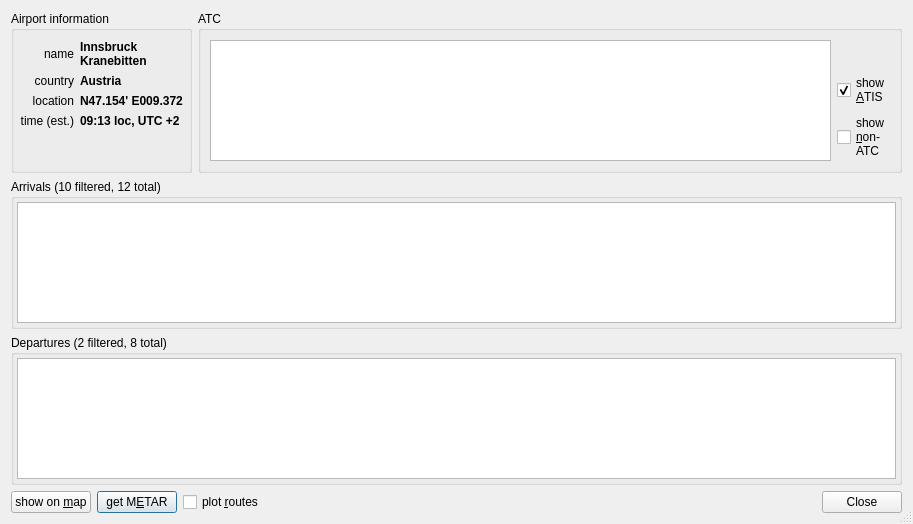
<?xml version="1.0" encoding="UTF-8"?>
<ui version="4.0">
 <class>AirportDetails</class>
 <widget class="QDialog" name="AirportDetails">
  <property name="geometry">
   <rect>
    <x>0</x>
    <y>0</y>
    <width>913</width>
    <height>524</height>
   </rect>
  </property>
  <property name="windowTitle">
   <string>Dialog</string>
  </property>
  <property name="windowIcon">
   <iconset resource="Resources.qrc">
    <normaloff>:/icons/qutescoop.png</normaloff>:/icons/qutescoop.png</iconset>
  </property>
  <property name="sizeGripEnabled">
   <bool>true</bool>
  </property>
  <layout class="QVBoxLayout" name="_2">
   <item>
    <layout class="QHBoxLayout" name="horizontalLayout">
     <item>
      <widget class="QGroupBox" name="groupBox_4">
       <property name="title">
        <string>Airport information</string>
       </property>
       <property name="alignment">
        <set>Qt::AlignLeading|Qt::AlignLeft|Qt::AlignTop</set>
       </property>
       <layout class="QGridLayout">
        <property name="leftMargin">
         <number>6</number>
        </property>
        <property name="rightMargin">
         <number>6</number>
        </property>
        <item row="0" column="0">
         <widget class="QLabel" name="label_4">
          <property name="autoFillBackground">
           <bool>false</bool>
          </property>
          <property name="text">
           <string>name</string>
          </property>
          <property name="alignment">
           <set>Qt::AlignRight|Qt::AlignTrailing|Qt::AlignVCenter</set>
          </property>
         </widget>
        </item>
        <item row="0" column="1">
         <widget class="QLabel" name="lblName">
          <property name="font">
           <font>
            <weight>75</weight>
            <bold>true</bold>
           </font>
          </property>
          <property name="text">
           <string>Innsbruck
Kranebitten</string>
          </property>
         </widget>
        </item>
        <item row="1" column="0">
         <widget class="QLabel" name="label_5">
          <property name="text">
           <string>country</string>
          </property>
          <property name="alignment">
           <set>Qt::AlignRight|Qt::AlignTrailing|Qt::AlignVCenter</set>
          </property>
         </widget>
        </item>
        <item row="1" column="1">
         <widget class="QLabel" name="lblCountry">
          <property name="font">
           <font>
            <weight>75</weight>
            <bold>true</bold>
           </font>
          </property>
          <property name="text">
           <string>Austria</string>
          </property>
         </widget>
        </item>
        <item row="2" column="0">
         <widget class="QLabel" name="label_2">
          <property name="text">
           <string>location</string>
          </property>
          <property name="alignment">
           <set>Qt::AlignRight|Qt::AlignTrailing|Qt::AlignVCenter</set>
          </property>
         </widget>
        </item>
        <item row="2" column="1">
         <widget class="QLabel" name="lblLocation">
          <property name="font">
           <font>
            <weight>75</weight>
            <bold>true</bold>
           </font>
          </property>
          <property name="text">
           <string>N47.154' E009.372</string>
          </property>
         </widget>
        </item>
        <item row="3" column="0">
         <widget class="QLabel" name="label_6">
          <property name="toolTip">
           <string>local time simply estimated by longitude</string>
          </property>
          <property name="text">
           <string>time (est.)</string>
          </property>
          <property name="alignment">
           <set>Qt::AlignRight|Qt::AlignTrailing|Qt::AlignVCenter</set>
          </property>
         </widget>
        </item>
        <item row="3" column="1">
         <widget class="QLabel" name="lblTime">
          <property name="font">
           <font>
            <weight>75</weight>
            <bold>true</bold>
           </font>
          </property>
          <property name="toolTip">
           <string>local time simply estimated by longitude</string>
          </property>
          <property name="text">
           <string>09:13 loc, UTC +2</string>
          </property>
         </widget>
        </item>
        <item row="4" column="0">
         <spacer name="verticalSpacer">
          <property name="orientation">
           <enum>Qt::Vertical</enum>
          </property>
          <property name="sizeHint" stdset="0">
           <size>
            <width>20</width>
            <height>40</height>
           </size>
          </property>
         </spacer>
        </item>
       </layout>
      </widget>
     </item>
     <item>
      <widget class="QGroupBox" name="groupBoxAtc">
       <property name="sizePolicy">
        <sizepolicy hsizetype="Preferred" vsizetype="Maximum">
         <horstretch>0</horstretch>
         <verstretch>0</verstretch>
        </sizepolicy>
       </property>
       <property name="title">
        <string>ATC</string>
       </property>
       <layout class="QGridLayout" name="gridLayoutATC">
        <item row="0" column="0">
         <widget class="QTreeView" name="treeAtc">
          <property name="editTriggers">
           <set>QAbstractItemView::NoEditTriggers</set>
          </property>
          <property name="tabKeyNavigation">
           <bool>true</bool>
          </property>
          <property name="showDropIndicator" stdset="0">
           <bool>false</bool>
          </property>
          <property name="rootIsDecorated">
           <bool>false</bool>
          </property>
          <property name="uniformRowHeights">
           <bool>true</bool>
          </property>
          <property name="itemsExpandable">
           <bool>false</bool>
          </property>
          <property name="sortingEnabled">
           <bool>true</bool>
          </property>
          <property name="allColumnsShowFocus">
           <bool>true</bool>
          </property>
          <property name="expandsOnDoubleClick">
           <bool>false</bool>
          </property>
         </widget>
        </item>
        <item row="0" column="2">
         <layout class="QVBoxLayout" name="verticalLayout">
          <item>
           <spacer name="verticalSpacer_2">
            <property name="orientation">
             <enum>Qt::Vertical</enum>
            </property>
            <property name="sizeHint" stdset="0">
             <size>
              <width>20</width>
              <height>40</height>
             </size>
            </property>
           </spacer>
          </item>
          <item>
           <widget class="QCheckBox" name="cbAtis">
            <property name="toolTip">
             <string>show ATISes in ATC list</string>
            </property>
            <property name="text">
             <string>show
&amp;ATIS</string>
            </property>
            <property name="checked">
             <bool>true</bool>
            </property>
           </widget>
          </item>
          <item>
           <widget class="QCheckBox" name="cbObservers">
            <property name="toolTip">
             <string>show observers in ATC list</string>
            </property>
            <property name="text">
             <string>show 
&amp;non-
ATC</string>
            </property>
           </widget>
          </item>
         </layout>
        </item>
       </layout>
      </widget>
     </item>
    </layout>
   </item>
   <item>
    <widget class="QGroupBox" name="groupBoxArrivals">
     <property name="toolTip">
      <string>numbers reflect the Preferences/Display (airports)/traffic visualization settings</string>
     </property>
     <property name="title">
      <string>Arrivals (10 filtered, 12 total)</string>
     </property>
     <layout class="QVBoxLayout">
      <property name="margin">
       <number>3</number>
      </property>
      <item>
       <widget class="QTreeView" name="treeArrivals">
        <property name="editTriggers">
         <set>QAbstractItemView::NoEditTriggers</set>
        </property>
        <property name="tabKeyNavigation">
         <bool>true</bool>
        </property>
        <property name="showDropIndicator" stdset="0">
         <bool>false</bool>
        </property>
        <property name="rootIsDecorated">
         <bool>false</bool>
        </property>
        <property name="uniformRowHeights">
         <bool>true</bool>
        </property>
        <property name="itemsExpandable">
         <bool>false</bool>
        </property>
        <property name="sortingEnabled">
         <bool>true</bool>
        </property>
        <property name="allColumnsShowFocus">
         <bool>true</bool>
        </property>
        <property name="expandsOnDoubleClick">
         <bool>false</bool>
        </property>
       </widget>
      </item>
     </layout>
    </widget>
   </item>
   <item>
    <widget class="QGroupBox" name="groupBoxDepartures">
     <property name="toolTip">
      <string>numbers reflect the Preferences/Display (airports)/traffic visualization settings</string>
     </property>
     <property name="title">
      <string>Departures (2 filtered, 8 total)</string>
     </property>
     <layout class="QVBoxLayout">
      <property name="margin">
       <number>3</number>
      </property>
      <item>
       <widget class="QTreeView" name="treeDepartures">
        <property name="editTriggers">
         <set>QAbstractItemView::NoEditTriggers</set>
        </property>
        <property name="tabKeyNavigation">
         <bool>true</bool>
        </property>
        <property name="showDropIndicator" stdset="0">
         <bool>false</bool>
        </property>
        <property name="rootIsDecorated">
         <bool>false</bool>
        </property>
        <property name="uniformRowHeights">
         <bool>true</bool>
        </property>
        <property name="itemsExpandable">
         <bool>false</bool>
        </property>
        <property name="sortingEnabled">
         <bool>true</bool>
        </property>
        <property name="allColumnsShowFocus">
         <bool>true</bool>
        </property>
        <property name="expandsOnDoubleClick">
         <bool>false</bool>
        </property>
       </widget>
      </item>
     </layout>
    </widget>
   </item>
   <item>
    <layout class="QHBoxLayout" name="_4">
     <item>
      <widget class="QPushButton" name="buttonShowOnMap">
       <property name="toolTip">
        <string>move to and zoom in on this airport</string>
       </property>
       <property name="text">
        <string>show on &amp;map</string>
       </property>
       <property name="shortcut">
        <string>S</string>
       </property>
       <property name="autoDefault">
        <bool>false</bool>
       </property>
      </widget>
     </item>
     <item>
      <widget class="QPushButton" name="pbMetar">
       <property name="toolTip">
        <string>will be displayed in METAR decoder dock</string>
       </property>
       <property name="text">
        <string>get M&amp;ETAR</string>
       </property>
      </widget>
     </item>
     <item>
      <widget class="QCheckBox" name="cbPlotRoutes">
       <property name="toolTip">
        <string>Also accessible by right click on the airport label. Uses navigation database if available.</string>
       </property>
       <property name="text">
        <string>plot &amp;routes</string>
       </property>
      </widget>
     </item>
     <item>
      <widget class="QDialogButtonBox" name="buttonBox">
       <property name="standardButtons">
        <set>QDialogButtonBox::Close</set>
       </property>
      </widget>
     </item>
    </layout>
   </item>
  </layout>
 </widget>
 <tabstops>
  <tabstop>treeArrivals</tabstop>
  <tabstop>btnShowOnMap</tabstop>
 </tabstops>
 <resources>
  <include location="Resources.qrc"/>
 </resources>
 <connections>
  <connection>
   <sender>btnShowOnMap</sender>
   <signal>clicked()</signal>
   <receiver>AirportDetails</receiver>
   <slot>close()</slot>
   <hints>
    <hint type="sourcelabel">
     <x>105</x>
     <y>581</y>
    </hint>
    <hint type="destinationlabel">
     <x>361</x>
     <y>281</y>
    </hint>
   </hints>
  </connection>
  <connection>
   <sender>buttonBox</sender>
   <signal>clicked(QAbstractButton*)</signal>
   <receiver>AirportDetails</receiver>
   <slot>close()</slot>
   <hints>
    <hint type="sourcelabel">
     <x>776</x>
     <y>565</y>
    </hint>
    <hint type="destinationlabel">
     <x>742</x>
     <y>343</y>
    </hint>
   </hints>
  </connection>
 </connections>
</ui>
